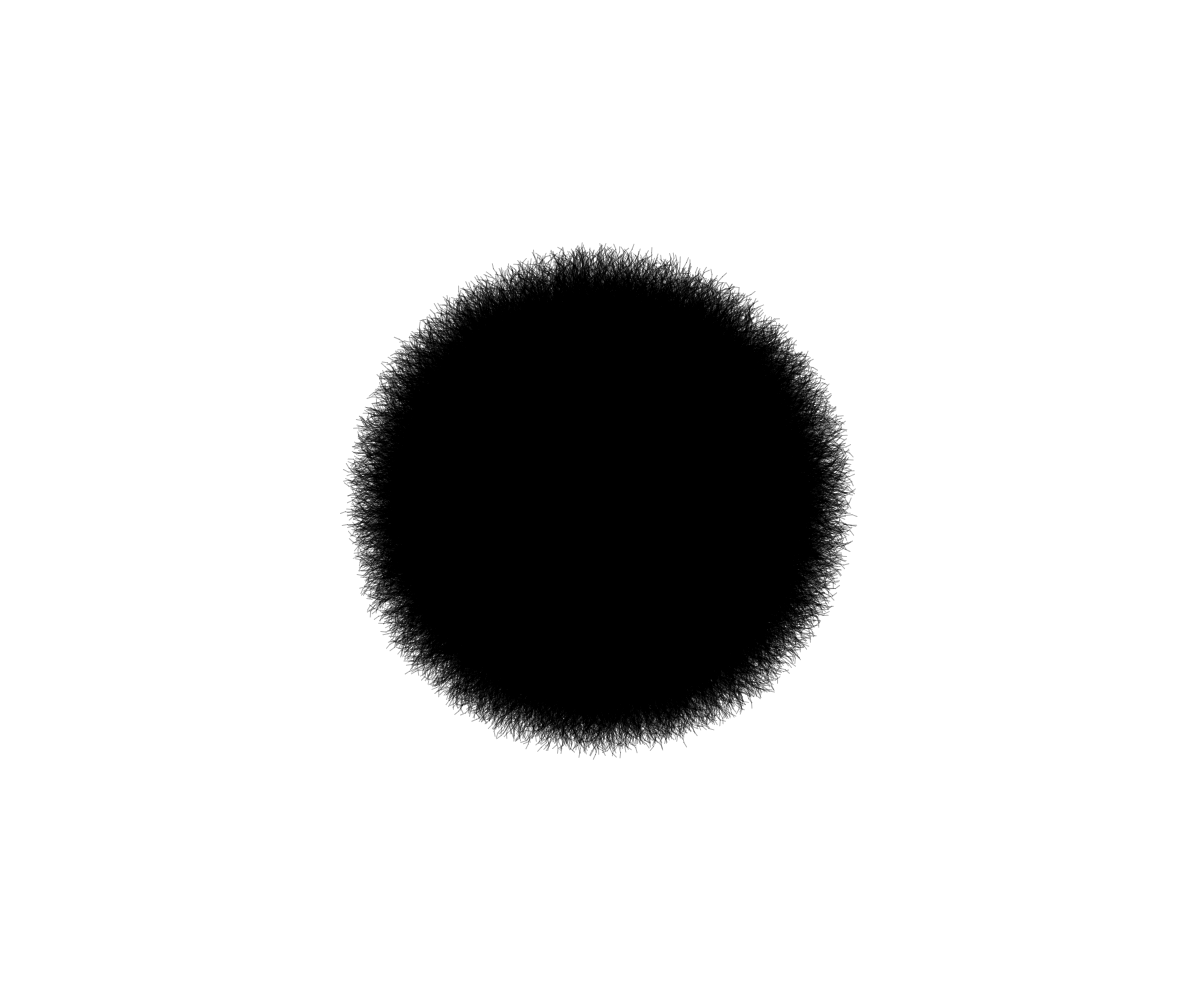
Frame 1 (no input)
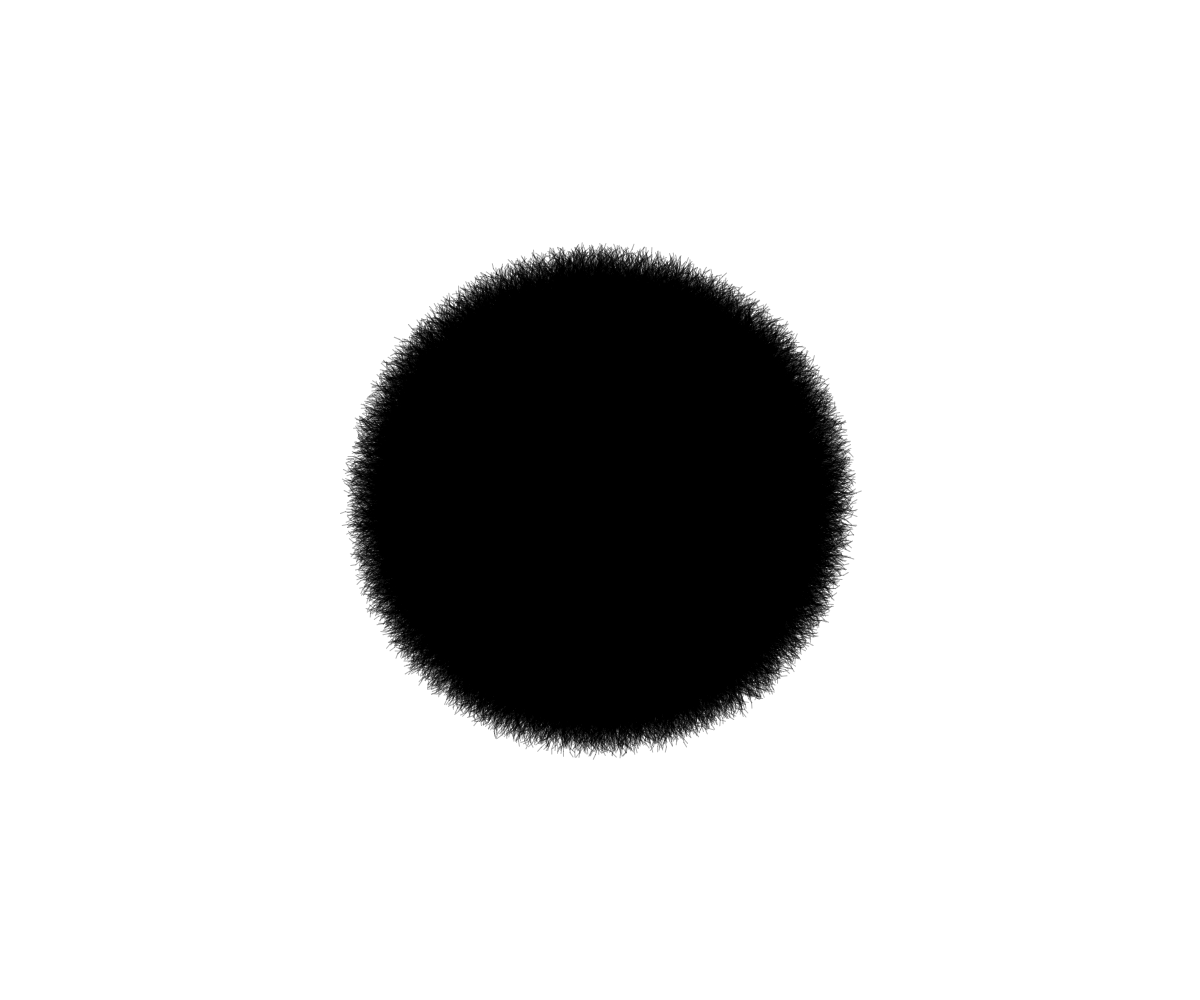
Frame 2 (the mouse pressed at the canvas centre, redrawn once)

The p5.js sketch that drew these frames (run headless with seeded random() and noise() and a simulated clock; the mouse was pressed at the canvas centre and the sketch redrawn once):

// p5.js sketch
// ── sketch.js
// Generative Art - Repetition
// Mr. Scott
// March 25, 2024

function setup() {
  createCanvas(windowWidth, windowHeight);
  noLoop(); //just for now
  background(255);
  angleMode(DEGREES);
  stroke(0, 80);
}

function randomElement(currentLen) {
  //create one irregular line using
  //rotate transformations
  push();  //isolate the coordinate transforms
  rotate(random(360));
  while (currentLen > 5) {
    rotate(random(-40, 40));
    line(0, 0, 0, currentLen);
    translate(0, currentLen);
    currentLen *= 0.75;
  }
  pop();
}

function draw() {
  translate(width / 2, height / 2);
  for (let i = 0; i < 100000; i++) {
    randomElement(random(20,70));
  }

}
